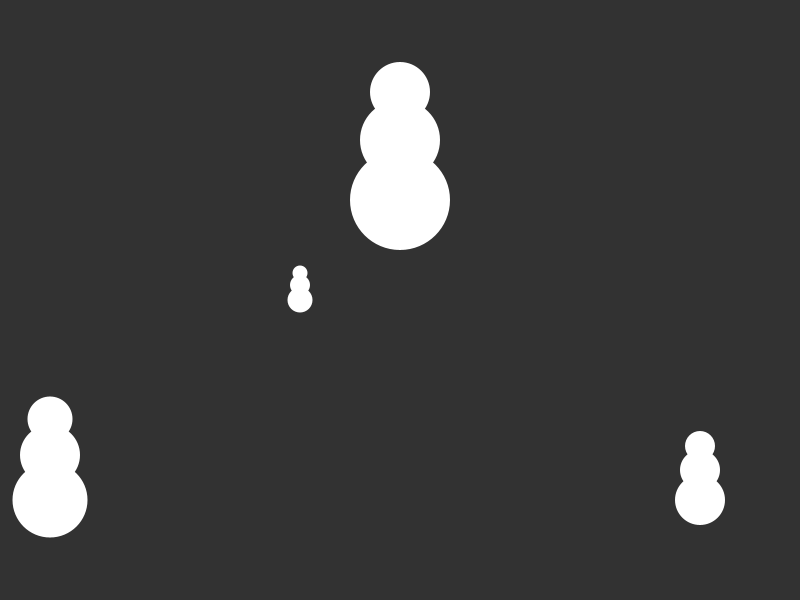
Frame 1 (no input)
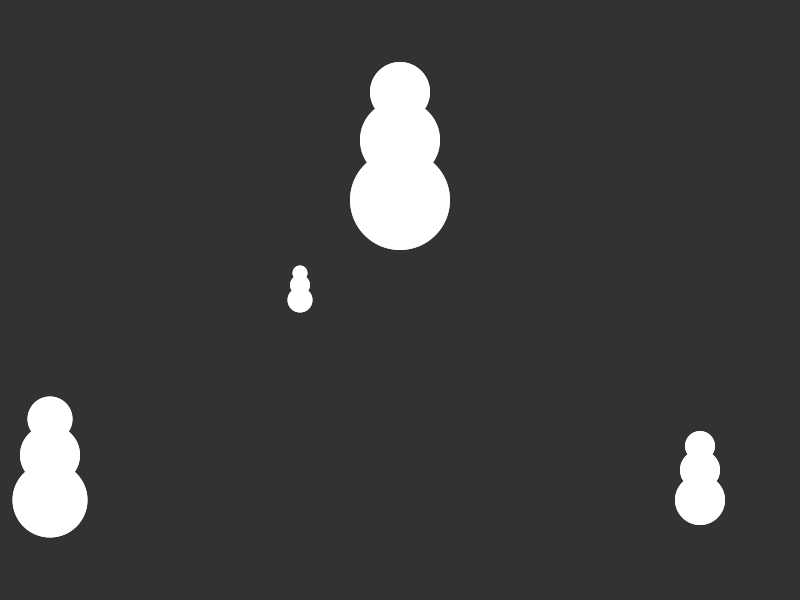
Frame 2 (the mouse pressed at the canvas centre, redrawn once)

The Processing sketch that drew these frames (run headless with seeded random() and noise(); the mouse was pressed at the canvas centre and the sketch redrawn once):

// Processing sketch: Wk_05_practice
// ── Wk_05_practice.pde
void setup() {
  size(800, 600);
  background(50);
  noStroke();
  noLoop(); 
}

void draw() {
  drawSnowman(400, 200, 100);
  drawSnowman(300, 300, 25);
  drawSnowman(700, 500, 50);
  drawSnowman(50, 500, 75);
}

void drawSnowman(float x, float y, float w) {

  // Snowman’s body part widths will be defined relative to w
  float base_w = w;
  float middle_w = w * .8;
  float top_w = w * .6;
  
  // Snowman’s body part y positions will be defined relative to y
  float base_y = y;
  float middle_y = base_y - (base_w * .6);
  float top_y = middle_y - (middle_w * .6);
  
  ellipse(x, top_y, top_w, top_w);
  ellipse(x, middle_y, middle_w, middle_w);
  ellipse(x, base_y, base_w, base_w);
}
